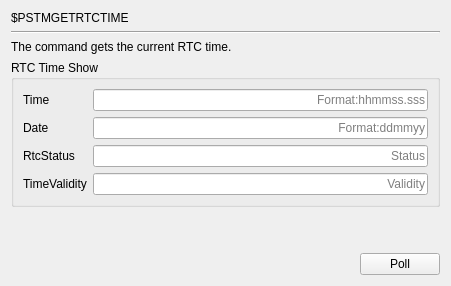
     <widget class="QWidget" name="page_PSTMGETRTCTIME">
      <layout class="QGridLayout" name="gridLayout_18">
       <item row="0" column="0">
        <widget class="QLabel" name="label_57">
         <property name="text">
          <string>$PSTMGETRTCTIME</string>
         </property>
        </widget>
       </item>
       <item row="1" column="0" colspan="3">
        <widget class="Line" name="line_12">
         <property name="orientation">
          <enum>Qt::Horizontal</enum>
         </property>
        </widget>
       </item>
       <item row="2" column="0" colspan="2">
        <widget class="QLabel" name="label_58">
         <property name="text">
          <string>The command gets the current RTC time.</string>
         </property>
        </widget>
       </item>
       <item row="3" column="0" colspan="3">
        <widget class="QGroupBox" name="groupBox">
         <property name="title">
          <string>RTC Time Show</string>
         </property>
         <layout class="QGridLayout" name="gridLayout_16">
          <item row="0" column="0">
           <widget class="QLabel" name="label_59">
            <property name="text">
             <string>Time</string>
            </property>
           </widget>
          </item>
          <item row="0" column="1">
           <widget class="QLineEdit" name="lineEdit_PSTMGETRTCTIME_Time">
            <property name="alignment">
             <set>Qt::AlignRight|Qt::AlignTrailing|Qt::AlignVCenter</set>
            </property>
            <property name="readOnly">
             <bool>true</bool>
            </property>
            <property name="placeholderText">
             <string>Format:hhmmss.sss</string>
            </property>
           </widget>
          </item>
          <item row="1" column="0">
           <widget class="QLabel" name="label_60">
            <property name="text">
             <string>Date</string>
            </property>
           </widget>
          </item>
          <item row="1" column="1">
           <widget class="QLineEdit" name="lineEdit_PSTMGETRTCTIME_Date">
            <property name="alignment">
             <set>Qt::AlignRight|Qt::AlignTrailing|Qt::AlignVCenter</set>
            </property>
            <property name="readOnly">
             <bool>true</bool>
            </property>
            <property name="placeholderText">
             <string>Format:ddmmyy</string>
            </property>
           </widget>
          </item>
          <item row="2" column="0">
           <widget class="QLabel" name="label_10">
            <property name="text">
             <string>RtcStatus</string>
            </property>
           </widget>
          </item>
          <item row="2" column="1">
           <widget class="QLineEdit" name="lineEdit_PSTMGETRTCTIME_RtcStatus">
            <property name="alignment">
             <set>Qt::AlignRight|Qt::AlignTrailing|Qt::AlignVCenter</set>
            </property>
            <property name="readOnly">
             <bool>true</bool>
            </property>
            <property name="placeholderText">
             <string>Status</string>
            </property>
           </widget>
          </item>
          <item row="3" column="0">
           <widget class="QLabel" name="label_12">
            <property name="text">
             <string>TimeValidity</string>
            </property>
           </widget>
          </item>
          <item row="3" column="1">
           <widget class="QLineEdit" name="lineEdit_PSTMGETRTCTIME_TimeValidity">
            <property name="alignment">
             <set>Qt::AlignRight|Qt::AlignTrailing|Qt::AlignVCenter</set>
            </property>
            <property name="readOnly">
             <bool>true</bool>
            </property>
            <property name="placeholderText">
             <string>Validity</string>
            </property>
           </widget>
          </item>
         </layout>
        </widget>
       </item>
       <item row="4" column="2">
        <spacer name="verticalSpacer_16">
         <property name="orientation">
          <enum>Qt::Vertical</enum>
         </property>
         <property name="sizeHint" stdset="0">
          <size>
           <width>20</width>
           <height>40</height>
          </size>
         </property>
        </spacer>
       </item>
       <item row="5" column="1">
        <spacer name="horizontalSpacer_14">
         <property name="orientation">
          <enum>Qt::Horizontal</enum>
         </property>
         <property name="sizeHint" stdset="0">
          <size>
           <width>219</width>
           <height>20</height>
          </size>
         </property>
        </spacer>
       </item>
       <item row="5" column="2">
        <widget class="QPushButton" name="poll_PSTMGETRTCTIME">
         <property name="text">
          <string>Poll</string>
         </property>
        </widget>
       </item>
      </layout>
     </widget>
